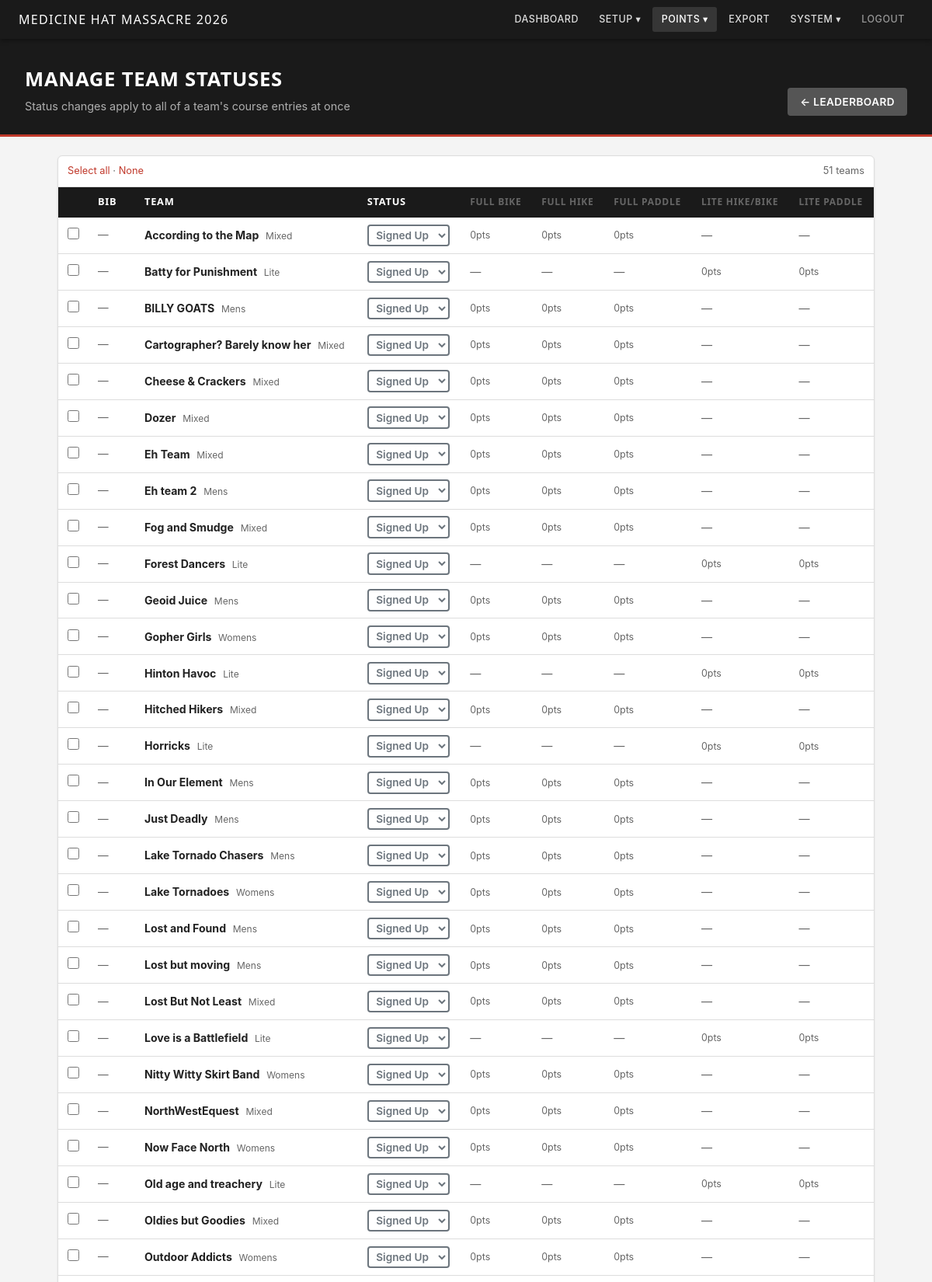
Screenshot of /results/manage (signed in, upper part) with the database file from the repository.
### tables this page shows
CREATE TABLE courses (
            id                          INTEGER PRIMARY KEY AUTOINCREMENT,
            name                        TEXT NOT NULL,
            time_limit_minutes          INTEGER NOT NULL DEFAULT 480,
            overtime_penalty_per_minute INTEGER NOT NULL DEFAULT 0,
            synced                      INTEGER NOT NULL DEFAULT 0
        , start_time TEXT, end_time TEXT, cutoff_time TEXT, use_si_start INTEGER NOT NULL DEFAULT 0);

CREATE TABLE racers (
            id          INTEGER PRIMARY KEY AUTOINCREMENT,
            name        TEXT NOT NULL,
            bib_number  TEXT NOT NULL DEFAULT '',
            class_id    INTEGER REFERENCES classes(id),
            synced      INTEGER NOT NULL DEFAULT 0
        );

CREATE TABLE classes (
            id   INTEGER PRIMARY KEY AUTOINCREMENT,
            name TEXT NOT NULL UNIQUE
        , final_course_id INTEGER REFERENCES courses(id) ON DELETE SET NULL);

### client/app.py (the view)
@app.get("/results/manage", response_class=HTMLResponse)
async def results_manage(request: Request, msg: str = ""):
    all_results = db.load_all_results()
    courses     = db.get_all_courses()
    by_racer: dict[int, dict] = {}
    for r in all_results:
        if r.racer.id not in by_racer:
            by_racer[r.racer.id] = {
                "racer":          r.racer,
                "course_scores":  {},
            }
        by_racer[r.racer.id]["course_scores"][r.course.id] = r
    racer_rows = []
    for data in by_racer.values():
        data["overall_status"] = _overall_status_val(data["course_scores"])
        racer_rows.append(data)
    racer_rows.sort(key=lambda x: (
        _natural_sort_key(x["racer"].bib_number or ""),
        _natural_sort_key(x["racer"].name),
    ))
    return templates.TemplateResponse(request, "results_manage.html", {
        "racer_rows": racer_rows,
        "courses":    courses,
        "msg":        msg,
    })

### client/templates/results_manage.html (shortened to what this page needs)
{% extends "base.html" %}
{% block page_header %}
<div class="page-header" style="display:flex;justify-content:space-between;align-items:flex-end;flex-wrap:wrap;gap:.75rem;">
  <div>
    <h1>Manage Team Statuses</h1>
    <p>Status changes apply to all of a team's course entries at once</p>
  </div>
  <a href="/results" class="btn btn-secondary">← Leaderboard</a>
</div>
{% endblock %}
{% block content %}
{% if racer_rows %}
<div class="card" style="padding:0;">
  <div style="padding:.6rem .75rem;display:flex;justify-content:space-between;align-items:center;border-bottom:1px solid var(--border);">
    <span style="font-size:.8rem;color:var(--text-muted);">
      <a href="#" onclick="selectAll(true);return false;">Select all</a> ·
      <a href="#" onclick="selectAll(false);return false;">None</a>
    </span>
    <span style="font-size:.8rem;color:var(--text-muted);">{{ racer_rows | length }} teams</span>
  </div>
  <div class="table-wrap">
    <table>
      <thead>
        <tr>
          <th style="width:32px;"></th>
          <th style="width:60px;">Bib</th>
          <th>Team</th>
          <th>Status</th>
          {% for c in courses | sort(attribute='name') %}
          <th style="font-size:.75rem;color:var(--text-muted);">{{ c.name }}</th>
          {% endfor %}
        </tr>
      </thead>
      <tbody>
        {% for row in racer_rows %}
        {% set sv = row.overall_status %}
        <tr>
          <td style="text-align:center;">
            <input type="checkbox" class="row-select" data-id="{{ row.racer.id }}"
                   style="width:15px;height:15px;cursor:pointer;">
          </td>
          <td style="font-size:.85rem;color:var(--text-muted);">{{ row.racer.bib_number or "—" }}</td>
          <td>
            <strong>{{ row.racer.name }}</strong>
            {% if row.racer.class_name %}
            <span style="font-size:.75rem;color:var(--text-muted);margin-left:.3rem;">{{ row.racer.class_name }}</span>
            {% endif %}
          </td>
          <td>
            <form method="post" action="/results/manage">
              <select name="status" onchange="this.form.submit()"
                      style="font-size:.85rem;padding:.2rem .35rem;border-radius:4px;font-weight:600;cursor:pointer;
                             border:2px solid {{ STATUS_COLORS[sv] }};color:{{ STATUS_COLORS[sv] }};background:white;">
                {% for s in ALL_STATUSES %}
                <option value="{{ s }}" {% if sv == s %}selected{% endif %}>{{ STATUS_LABELS[s] }}</option>
                {% endfor %}
              </select>
            </form>
          </td>
          {% for c in courses | sort(attribute='name') %}
          {% if c.id in row.course_scores %}
          {% set sr = row.course_scores[c.id] %}
          <td style="font-size:.78rem;color:var(--text-muted);">
            {{ sr.total_points }}pts
          </td>
          {% else %}
          <td style="color:var(--text-muted);">—</td>
          {% endif %}
          {% endfor %}
        </tr>
        {% endfor %}
      </tbody>
    </table>
  </div>
</div>
{% else %}
<div class="card" style="text-align:center;padding:2rem;color:var(--text-muted);">
  <p>No entries yet. <a href="/racers">Add teams</a> and enroll them in courses first.</p>
</div>
{% endif %}
{% endblock %}

### client/static/style.css (style rules this page uses)
:root { --nav-bg: #1a1a1a; --nav-text: #ffffff; --nav-link: rgba(255,255,255,0.85); --nav-link-hover: #ffffff; --accent: #c0392b; --accent-hover: #a93226; --body-bg: #f4f4f4; --card-bg: #ffffff; --text: #222222; --text-muted: #666666; --border: #dddddd; --success: #27ae60; --warning: #e67e22; --danger: #c0392b; --font: -apple-system, BlinkMacSystemFont, "Segoe UI", Roboto, sans-serif; --font-heading: "Segoe UI", -apple-system, BlinkMacSystemFont, Roboto, sans-serif; }
*, *::before, *::after { box-sizing: border-box; margin: 0; padding: 0; }
body { font-family: var(--font); background: var(--body-bg); color: var(--text); font-size: 15px; line-height: 1.55; }
a { color: var(--accent); text-decoration: none; }
.page-header { background: var(--nav-bg); color: white; padding: 2rem 2rem 1.5rem; border-bottom: 3px solid var(--accent); }
.page-header h1 { font-family: var(--font-heading); font-size: 1.6rem; font-weight: 600; letter-spacing: 0.03em; text-transform: uppercase; }
.page-header p { color: rgba(255,255,255,0.65); margin-top: 0.3rem; font-size: 0.9rem; }
.card { background: var(--card-bg); border: 1px solid var(--border); border-radius: 6px; padding: 1.25rem 1.5rem; margin-bottom: 1.25rem; box-shadow: 0 1px 3px rgba(0,0,0,0.06); }
.btn { display: inline-block; padding: 0.45rem 1rem; border-radius: 4px; border: none; cursor: pointer; font-size: 0.85rem; font-weight: 600; letter-spacing: 0.03em; text-transform: uppercase; transition: background 0.15s; text-decoration: none; }
.btn-secondary { background: #555; color: white; }
input[type=text], input[type=number], input[type=tel], input[type=datetime-local], select, textarea { border: 1px solid var(--border); border-radius: 4px; padding: 0.45rem 0.65rem; font-size: 0.9rem; font-family: var(--font); color: var(--text); background: #fff; transition: border-color 0.15s; min-width: 0; }
input[type=checkbox] { width: 1rem; height: 1rem; accent-color: var(--accent); }
.table-wrap { overflow-x: auto; }
table { width: 100%; border-collapse: collapse; font-size: 0.88rem; }
th { background: var(--nav-bg); color: white; text-align: left; padding: 0.6rem 0.75rem; font-family: var(--font-heading); font-size: 0.8rem; letter-spacing: 0.06em; text-transform: uppercase; }
td { padding: 0.55rem 0.75rem; border-bottom: 1px solid var(--border); vertical-align: middle; }

### rows the page displays
courses: name "FULL BIKE", total_points "0"
courses: name "FULL HIKE", total_points "0"
courses: name "FULL PADDLE", total_points "0"
courses: name "LITE HIKE/BIKE", total_points "0"
courses: name "LITE PADDLE", total_points "0"
racers: racer "—", racer.name "According to the Map"
classes: racer.class_name "Mixed" "Mixed" "Mixed" "Mixed" "Mixed" "Mixed" "Mixed" "Mixed" "Mixed" "Mixed"
racers: racer "—", racer.name "Batty for Punishment"
classes: racer.class_name "Lite" "Lite" "Lite" "Lite" "Lite" "Lite"
racers: racer "—", racer.name "BILLY GOATS"
classes: racer.class_name "Mens" "Mens" "Mens" "Mens" "Mens" "Mens" "Mens" "Mens"
racers: racer "—", racer.name "Cartographer? Barely know her"
racers: racer "—", racer.name "Cheese & Crackers"
racers: racer "—", racer.name "Dozer"
racers: racer "—", racer.name "Eh Team"
racers: racer "—", racer.name "Eh team 2"
racers: racer "—", racer.name "Fog and Smudge"
racers: racer "—", racer.name "Forest Dancers"
racers: racer "—", racer.name "Geoid Juice"
racers: racer "—", racer.name "Gopher Girls"
classes: racer.class_name "Womens" "Womens" "Womens" "Womens" "Womens"
racers: racer "—", racer.name "Hinton Havoc"
racers: racer "—", racer.name "Hitched Hikers"
racers: racer "—", racer.name "Horricks"
racers: racer "—", racer.name "In Our Element"
racers: racer "—", racer.name "Just Deadly"
racers: racer "—", racer.name "Lake Tornado Chasers"
racers: racer "—", racer.name "Lake Tornadoes"
racers: racer "—", racer.name "Lost and Found"
racers: racer "—", racer.name "Lost but moving"
racers: racer "—", racer.name "Lost But Not Least"
racers: racer "—", racer.name "Love is a Battlefield"
racers: racer "—", racer.name "Nitty Witty Skirt Band"
racers: racer "—", racer.name "NorthWestEquest"
racers: racer "—", racer.name "Now Face North"
racers: racer "—", racer.name "Old age and treachery"
racers: racer "—", racer.name "Oldies but Goodies"
racers: racer "—", racer.name "Outdoor Addicts"

### other values shown
{{ cfg.race_name }} "MEDICINE HAT MASSACRE"
{{ cfg.race_year }} "2026"
{{ racer_rows | length }} "51"
form field status "Signed Up"
